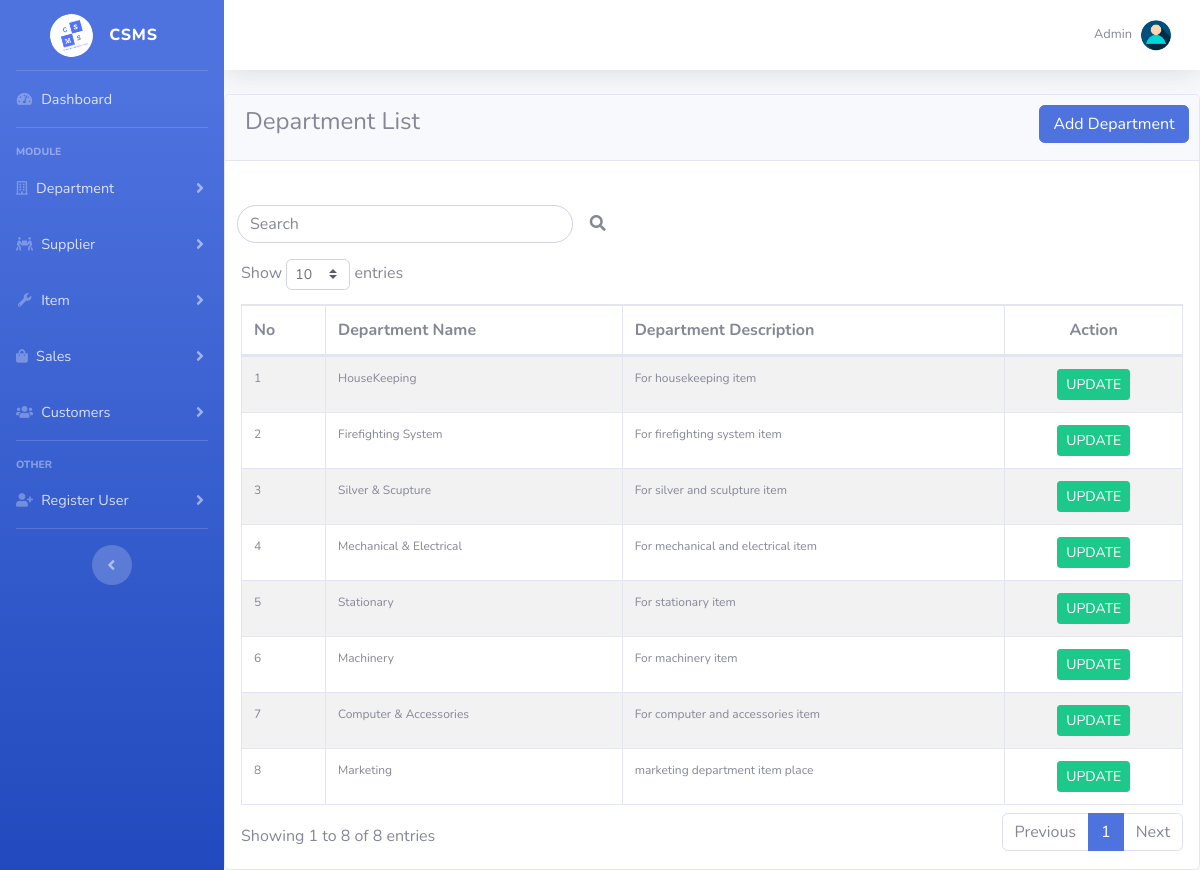
The page /view_dept.php (signed in) on the database its author committed.
### tables this page shows
CREATE TABLE `user` (
  `user_id` int(5) NOT NULL,
  `user_name` varchar(50) NOT NULL,
  `user_ic` bigint(15) NOT NULL,
  `user_email` varchar(50) NOT NULL,
  `user_phone` text NOT NULL,
  `user_type` varchar(30) NOT NULL,
  `password` longtext NOT NULL,
  `confirm_password` longtext NOT NULL
);

CREATE TABLE `department` (
  `dept_id` int(3) NOT NULL,
  `dept_name` varchar(30) NOT NULL,
  `dept_desc` longtext NOT NULL
);

### view_dept.php (the view, shortened to what this page needs)
<?php
include("connection.php");
if(isset($_SESSION["userid"])){
  $uid = $_SESSION["userid"];
}
else{
  header('Location: login.php');
}
$sql = "SELECT * FROM user WHERE user_id = '".$uid."'";
$rsltsql = $conn->query($sql);
if($rsltsql->num_rows>0){
  while($rowsql = $rsltsql->fetch_assoc()){
    $uname = $rowsql["user_name"];
  }
}
?>
<!DOCTYPE html>
<html lang="en">
<head>
  <link href="vendor/fontawesome-free/css/all.min.css" rel="stylesheet" type="text/css">
  <link href="css/sb-admin-2.min.css" rel="stylesheet">
  <link href="vendor/datatables/dataTables.bootstrap4.css" rel="stylesheet">
</head>
<body id="page-top">
  <div id="wrapper">
    <?php include('menu.php'); ?>
    <div id="content-wrapper" class="d-flex flex-column">
      <div id="content">
        <nav class="navbar navbar-expand navbar-light bg-white topbar mb-4 static-top shadow">
          <ul class="navbar-nav ml-auto">
            <li class="nav-item dropdown no-arrow">
              <a class="nav-link dropdown-toggle" href="#" id="userDropdown" role="button" data-toggle="dropdown" aria-haspopup="true" aria-expanded="false">
                <span class="mr-2 d-none d-lg-inline text-gray-600 small"><?php echo $uname ?></span>
                <img class="img-profile rounded-circle" src="img/profile.jpg">
              </a>
            </li>
          </ul>
        </nav>
        <div class="row">
          <div class="col-md-12">
            <div class="card">
              <div class="card-header">
                <h4 class="card-title">Department List</h4>
              </div><br>
              <button class="btn btn-primary btn-round text-white " style="position: absolute; right: 0; margin-top: 10px; margin-right: 10px; width: 150px;" onclick="location.href='add_dept.php?department'">Add Department</button>
              <form method="POST" action="#">
                <div class="input-group col-lg-5">
                  <input type="text" class="form-control" style="border-radius: 25px; margin-top: 20px;" placeholder="Search" name="sfield">&nbsp;
                  <button type="submit" class="btn btn-round" name="search" style="margin-top: 20px;"><i class="fas fa-search"></i></button>
                </div>
              </form>
              <form>
                <div class="card-body">
                  <table id="dataTable" class="table table-striped table-bordered" cellspacing="0" width="100%">
                    <thead>
                      <tr>
                        <th style='font-size:16px'>No</th>
                        <th style='font-size:16px'>Department Name</th>
                        <th style='font-size:16px'>Department Description</th>
                        <th class="disabled-sorting text-center" style='font-size:16px'>Action</th>
                      </tr>
                    </thead>
                    <tbody>
                      <?php
                      $i = 0;
                      $deptlist = "SELECT * FROM department";
                      $rsltdeptlist = $conn->query($deptlist);
                      if($rsltdeptlist->num_rows>0){
                        while($rowdeptlist = $rsltdeptlist->fetch_assoc()){
                          $i++;
                          $deptid = $rowdeptlist["dept_id"];
                          $name = $rowdeptlist["dept_name"];
                          $desc = $rowdeptlist["dept_desc"];
                          ?>
                          <tr>
                            <td style='font-size:12px'><?php echo $i ?></td>
                            <td style='font-size:12px'><?php echo $name ?></td>
                            <td style='font-size:12px'><?php echo $desc ?></td>
                            <td align="center">
                              <a type="button" href="add_dept.php?department&type=update&deptid=<?php echo $deptid ?>" rel="tooltip" class="btn btn-success btn-icon btn-sm " data-original-title="" title="">UPDATE
                              </a>
                            </td>
                          </tr>
                          <?php
                        }
                      }
                      ?>
                    </tbody>
                  </table>
                </div>
              </form>
            </div>
          </div>
        </div>
            </div>
          </div>
      </div>
</body>
</html>

### menu.php (shortened to what this page needs)
<?php
include("connection.php");
if(isset($_SESSION["userid"])){
  $uid = $_SESSION["userid"];
}
else{
  header('Location: login.php');
}
$sql = "SELECT * FROM user WHERE user_id = '".$uid."'";
$rsltsql = $conn->query($sql);
if($rsltsql->num_rows>0){
  while($rowsql = $rsltsql->fetch_assoc()){
    $user_type = $rowsql["user_type"];
  }
}
?>
<ul class="navbar-nav bg-gradient-primary sidebar sidebar-dark accordion" id="accordionSidebar">
  <?php
  if($user_type == "staff"){
    ?>
    <a class="sidebar-brand d-flex align-items-center justify-content-center" href="#">
      <div class="sidebar-brand-icon rotate-n-15">
        <img class="img-profile rounded-circle" width="43px" src="img/C.png">
      </div>
      <div class="sidebar-brand-text mx-3">CSMS</div>
    </a>
    <hr class="sidebar-divider my-0">
    <hr class="sidebar-divider">
    <div class="sidebar-heading">
      MODULE
    </div>
    <?php
    if(isset($_GET["dashboard"])){
      ?>
      <li class="nav-item active">
      <?php
    }
    else{
      ?>
      <li class="nav-item">
      <?php
    }
    ?>
      <a class="nav-link" href="index.php?dashboard">
        <i class="fas fa-fw fa-tachometer-alt"></i>
        <span>Dashboard</span></a>
    </li>
    <?php
    if(isset($_GET["department"])){
      ?>
      <li class="nav-item active">
      <?php
    }
    else{
      ?>
      <li class="nav-item">
      <?php
    }
    ?>
      <a class="nav-link collapsed" href="#" data-toggle="collapse" data-target="#collapseTwo" aria-expanded="true" aria-controls="collapseTwo">
        <i class="far fa-building"></i></i>
        <span>Department</span>
      </a>
      <div id="collapseTwo" class="collapse" aria-labelledby="headingTwo" data-parent="#accordionSidebar">
        <div class="bg-white py-2 collapse-inner rounded">
          <a class="collapse-item" href="add_dept.php?department">Add Department</a>
          <a class="collapse-item" href="view_dept.php?department">View Department</a>
        </div>
      </div>
    </li>
    <?php
    if(isset($_GET["supp"])){
      ?>
      <li class="nav-item active">
      <?php
    }
    else{
      ?>
      <li class="nav-item">
      <?php
    }
    ?>
      <a class="nav-link collapsed" href="#" data-toggle="collapse" data-target="#collapseUtilities" aria-expanded="true" aria-controls="collapseUtilities">
        <i class="fas fa-people-carry"></i></i>
        <span>Supplier</span>
      </a>
      <div id="collapseUtilities" class="collapse" aria-labelledby="headingUtilities" data-parent="#accordionSidebar">
        <div class="bg-white py-2 collapse-inner rounded">
          <a class="collapse-item" href="add_supp.php?supp">Add Supplier</a>
          <a class="collapse-item" href="view_supp.php?supp">View Supplier</a>
        </div>
      </div>
    </li>
    <?php
    if(isset($_GET["item"])){
      ?>
      <li class="nav-item active">
      <?php
    }
    else{
      ?>
      <li class="nav-item">
      <?php
    }
    ?>
      <a class="nav-link collapsed" href="#" data-toggle="collapse" data-target="#collapseUtilities1" aria-expanded="true" aria-controls="collapseUtilities1">
        <i class="fas fa-fw fa-wrench"></i>
        <span>Item</span>
      </a>
      <div id="collapseUtilities1" class="collapse" aria-labelledby="headingUtilities" data-parent="#accordionSidebar">
        <div class="bg-white py-2 collapse-inner rounded">
          <a class="collapse-item" href="add_item.php?item">Add Item</a>
          <a class="collapse-item" href="view_item.php?item">View Item</a>
        </div>
      </div>
    </li>
    <?php
    if(isset($_GET["sales"])){
      ?>
      <li class="nav-item active">
      <?php
    }
    else{
      ?>
      <li class="nav-item">
      <?php
    }
    ?>
      <a class="nav-link collapsed" href="#" data-toggle="collapse" data-target="#collapsePages" aria-expanded="true" aria-controls="collapsePages">
        <i class="fas fa-shopping-bag"></i>
        <span>Sales</span>
      </a>
      <div id="collapsePages" class="collapse" aria-labelledby="headingPages" data-parent="#accordionSidebar">
        <div class="bg-white py-2 collapse-inner rounded">
          <a class="collapse-item" href="view_sales.php?sales">View Sales</a>
        </div>
      </div>
    </li>
    <hr class="sidebar-divider d-none d-md-block">
    <div class="text-center d-none d-md-inline">
      <button class="rounded-circle border-0" id="sidebarToggle"></button>
    </div>
    <?php
  }
  else{
    ?>
    <a class="sidebar-brand d-flex align-items-center justify-content-center" href="index.php?dashboard">
      <div class="sidebar-brand-icon rotate-n-15">
        <img class="img-profile rounded-circle" width="43px" src="img/C.png">
      </div>
      <div class="sidebar-brand-text mx-3">CSMS</div>
    </a>
    <hr class="sidebar-divider my-0">
    <?php
    if(isset($_GET["dashboard"])){
      ?>
      <li class="nav-item active">
      <?php
    }
    else{
      ?>
      <li class="nav-item">
      <?php
    }
    ?>
      <a class="nav-link" href="index.php?dashboard">
        <i class="fas fa-fw fa-tachometer-alt"></i>
        <span>Dashboard</span></a>
    </li>
    <hr class="sidebar-divider">
    <div class="sidebar-heading">
      MODULE
    </div>
    <?php
    if(isset($_GET["department"])){
      ?>
      <li class="nav-item active">
      <?php
    }
    else{
      ?>
      <li class="nav-item">
      <?php
    }
    ?>
      <a class="nav-link collapsed" href="#" data-toggle="collapse" data-target="#collapseTwo" aria-expanded="true" aria-controls="collapseTwo">
        <i class="far fa-building"></i></i>
        <span>Department</span>
      </a>
    </li>
    <?php
    if(isset($_GET["supp"])){
      ?>
      <li class="nav-item active">
      <?php
    }
    else{
      ?>
      <li class="nav-item">
      <?php
    }
    ?>
      <a class="nav-link collapsed" href="#" data-toggle="collapse" data-target="#collapseUtilities" aria-expanded="true" aria-controls="collapseUtilities">
        <i class="fas fa-people-carry"></i></i>
        <span>Supplier</span>
      </a>
    </li>
    <?php
    if(isset($_GET["item"])){
      ?>
      <li class="nav-item active">
      <?php
    }
    else{
      ?>
      <li class="nav-item">
      <?php
    }
    ?>
      <a class="nav-link collapsed" href="#" data-toggle="collapse" data-target="#collapseUtilities1" aria-expanded="true" aria-controls="collapseUtilities1">
        <i class="fas fa-fw fa-wrench"></i>
        <span>Item</span>
      </a>
    </li>
    <?php
    if(isset($_GET["sales"])){
      ?>
      <li class="nav-item active">
      <?php
    }
    else{
      ?>
      <li class="nav-item">
      <?php
    }
    ?>
      <a class="nav-link collapsed" href="#" data-toggle="collapse" data-target="#collapsePages" aria-expanded="true" aria-controls="collapsePages">
        <i class="fas fa-shopping-bag"></i>
        <span>Sales</span>
      </a>
    </li>
    <?php
    if(isset($_GET["cust"])){
      ?>
      <li class="nav-item active">
      <?php
    }
    else{
      ?>
      <li class="nav-item">
      <?php
    }
    ?>
      <a class="nav-link collapsed" href="#" data-toggle="collapse" data-target="#collapsePages1" aria-expanded="true" aria-controls="collapsePages1">
        <i class="fa fa-users"></i>
        <span>Customers</span>
      </a>
    </li>
    <hr class="sidebar-divider">
    <div class="sidebar-heading">
      OTHER
    </div>
    <?php
    if(isset($_GET["user"])){
      ?>
      <li class="nav-item active">
      <?php
    }
    else{
      ?>
      <li class="nav-item">
      <?php
    }
    ?>
      <a class="nav-link collapsed" href="#" data-toggle="collapse" data-target="#register" aria-expanded="true" aria-controls="register">
        <i class="fa fa-user-plus"></i>
        <span>Register User</span>
      </a>
    </li>
    <hr class="sidebar-divider d-none d-md-block">
    <div class="text-center d-none d-md-inline">
      <button class="rounded-circle border-0" id="sidebarToggle"></button>
    </div>
    <?php
  }
  ?>
</ul>

### rows shown on the page
user: user_name "Admin"
department: dept_name "HouseKeeping", dept_desc "For housekeeping item"
department: dept_name "Firefighting System", dept_desc "For firefighting system item"
department: dept_name "Silver & Scupture", dept_desc "For silver and sculpture item"
department: dept_name "Mechanical & Electrical", dept_desc "For mechanical and electrical item"
department: dept_name "Stationary", dept_desc "For stationary item"
department: dept_name "Machinery", dept_desc "For machinery item"
department: dept_name "Computer & Accessories", dept_desc "For computer and accessories item"
department: dept_name "Marketing", dept_desc "marketing department item place"
